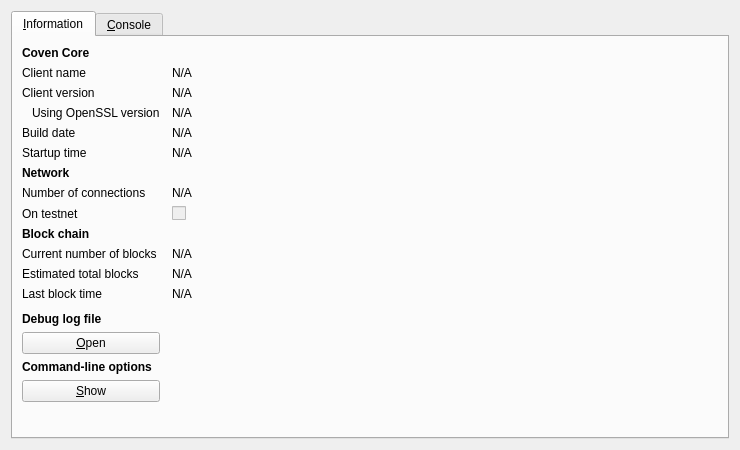
<?xml version="1.0" encoding="UTF-8"?>
<ui version="4.0">
 <class>RPCConsole</class>
 <widget class="QDialog" name="RPCConsole">
  <property name="geometry">
   <rect>
    <x>0</x>
    <y>0</y>
    <width>740</width>
    <height>450</height>
   </rect>
  </property>
  <property name="windowTitle">
   <string>Coven - Debug window</string>
  </property>
  <layout class="QVBoxLayout" name="verticalLayout_2">
   <item>
    <widget class="QTabWidget" name="tabWidget">
     <property name="currentIndex">
      <number>0</number>
     </property>
     <widget class="QWidget" name="tab_info">
      <attribute name="title">
       <string>&amp;Information</string>
      </attribute>
      <layout class="QGridLayout" name="gridLayout" columnstretch="0,1">
       <property name="horizontalSpacing">
        <number>12</number>
       </property>
       <item row="0" column="0">
        <widget class="QLabel" name="label_9">
         <property name="font">
          <font>
           <weight>75</weight>
           <bold>true</bold>
          </font>
         </property>
         <property name="text">
          <string>Coven Core</string>
         </property>
        </widget>
       </item>
       <item row="1" column="0">
        <widget class="QLabel" name="label_5">
         <property name="text">
          <string>Client name</string>
         </property>
        </widget>
       </item>
       <item row="1" column="1">
        <widget class="QLabel" name="clientName">
         <property name="cursor">
          <cursorShape>IBeamCursor</cursorShape>
         </property>
         <property name="text">
          <string>N/A</string>
         </property>
         <property name="textFormat">
          <enum>Qt::PlainText</enum>
         </property>
         <property name="textInteractionFlags">
          <set>Qt::LinksAccessibleByMouse|Qt::TextSelectableByKeyboard|Qt::TextSelectableByMouse</set>
         </property>
        </widget>
       </item>
       <item row="2" column="0">
        <widget class="QLabel" name="label_6">
         <property name="text">
          <string>Client version</string>
         </property>
        </widget>
       </item>
       <item row="2" column="1">
        <widget class="QLabel" name="clientVersion">
         <property name="cursor">
          <cursorShape>IBeamCursor</cursorShape>
         </property>
         <property name="text">
          <string>N/A</string>
         </property>
         <property name="textFormat">
          <enum>Qt::PlainText</enum>
         </property>
         <property name="textInteractionFlags">
          <set>Qt::LinksAccessibleByMouse|Qt::TextSelectableByKeyboard|Qt::TextSelectableByMouse</set>
         </property>
        </widget>
       </item>
       <item row="3" column="0">
        <widget class="QLabel" name="label_14">
         <property name="text">
          <string>Using OpenSSL version</string>
         </property>
         <property name="indent">
          <number>10</number>
         </property>
        </widget>
       </item>
       <item row="3" column="1">
        <widget class="QLabel" name="openSSLVersion">
         <property name="cursor">
          <cursorShape>IBeamCursor</cursorShape>
         </property>
         <property name="text">
          <string>N/A</string>
         </property>
         <property name="textFormat">
          <enum>Qt::PlainText</enum>
         </property>
         <property name="textInteractionFlags">
          <set>Qt::LinksAccessibleByMouse|Qt::TextSelectableByKeyboard|Qt::TextSelectableByMouse</set>
         </property>
        </widget>
       </item>
       <item row="4" column="0">
        <widget class="QLabel" name="label_12">
         <property name="text">
          <string>Build date</string>
         </property>
        </widget>
       </item>
       <item row="4" column="1">
        <widget class="QLabel" name="buildDate">
         <property name="cursor">
          <cursorShape>IBeamCursor</cursorShape>
         </property>
         <property name="text">
          <string>N/A</string>
         </property>
         <property name="textFormat">
          <enum>Qt::PlainText</enum>
         </property>
         <property name="textInteractionFlags">
          <set>Qt::LinksAccessibleByMouse|Qt::TextSelectableByKeyboard|Qt::TextSelectableByMouse</set>
         </property>
        </widget>
       </item>
       <item row="5" column="0">
        <widget class="QLabel" name="label_13">
         <property name="text">
          <string>Startup time</string>
         </property>
        </widget>
       </item>
       <item row="5" column="1">
        <widget class="QLabel" name="startupTime">
         <property name="cursor">
          <cursorShape>IBeamCursor</cursorShape>
         </property>
         <property name="text">
          <string>N/A</string>
         </property>
         <property name="textFormat">
          <enum>Qt::PlainText</enum>
         </property>
         <property name="textInteractionFlags">
          <set>Qt::LinksAccessibleByMouse|Qt::TextSelectableByKeyboard|Qt::TextSelectableByMouse</set>
         </property>
        </widget>
       </item>
       <item row="6" column="0">
        <widget class="QLabel" name="label_11">
         <property name="font">
          <font>
           <weight>75</weight>
           <bold>true</bold>
          </font>
         </property>
         <property name="text">
          <string>Network</string>
         </property>
        </widget>
       </item>
       <item row="7" column="0">
        <widget class="QLabel" name="label_7">
         <property name="text">
          <string>Number of connections</string>
         </property>
        </widget>
       </item>
       <item row="7" column="1">
        <widget class="QLabel" name="numberOfConnections">
         <property name="cursor">
          <cursorShape>IBeamCursor</cursorShape>
         </property>
         <property name="text">
          <string>N/A</string>
         </property>
         <property name="textFormat">
          <enum>Qt::PlainText</enum>
         </property>
         <property name="textInteractionFlags">
          <set>Qt::LinksAccessibleByMouse|Qt::TextSelectableByKeyboard|Qt::TextSelectableByMouse</set>
         </property>
        </widget>
       </item>
       <item row="8" column="0">
        <widget class="QLabel" name="label_8">
         <property name="text">
          <string>On testnet</string>
         </property>
        </widget>
       </item>
       <item row="8" column="1">
        <widget class="QCheckBox" name="isTestNet">
         <property name="enabled">
          <bool>false</bool>
         </property>
         <property name="text">
          <string/>
         </property>
        </widget>
       </item>
       <item row="9" column="0">
        <widget class="QLabel" name="label_10">
         <property name="font">
          <font>
           <weight>75</weight>
           <bold>true</bold>
          </font>
         </property>
         <property name="text">
          <string>Block chain</string>
         </property>
        </widget>
       </item>
       <item row="10" column="0">
        <widget class="QLabel" name="label_3">
         <property name="text">
          <string>Current number of blocks</string>
         </property>
        </widget>
       </item>
       <item row="10" column="1">
        <widget class="QLabel" name="numberOfBlocks">
         <property name="cursor">
          <cursorShape>IBeamCursor</cursorShape>
         </property>
         <property name="text">
          <string>N/A</string>
         </property>
         <property name="textFormat">
          <enum>Qt::PlainText</enum>
         </property>
         <property name="textInteractionFlags">
          <set>Qt::LinksAccessibleByMouse|Qt::TextSelectableByKeyboard|Qt::TextSelectableByMouse</set>
         </property>
        </widget>
       </item>
       <item row="11" column="0">
        <widget class="QLabel" name="label_4">
         <property name="text">
          <string>Estimated total blocks</string>
         </property>
        </widget>
       </item>
       <item row="11" column="1">
        <widget class="QLabel" name="totalBlocks">
         <property name="cursor">
          <cursorShape>IBeamCursor</cursorShape>
         </property>
         <property name="text">
          <string>N/A</string>
         </property>
         <property name="textFormat">
          <enum>Qt::PlainText</enum>
         </property>
         <property name="textInteractionFlags">
          <set>Qt::LinksAccessibleByMouse|Qt::TextSelectableByKeyboard|Qt::TextSelectableByMouse</set>
         </property>
        </widget>
       </item>
       <item row="12" column="0">
        <widget class="QLabel" name="label_2">
         <property name="text">
          <string>Last block time</string>
         </property>
        </widget>
       </item>
       <item row="12" column="1">
        <widget class="QLabel" name="lastBlockTime">
         <property name="cursor">
          <cursorShape>IBeamCursor</cursorShape>
         </property>
         <property name="text">
          <string>N/A</string>
         </property>
         <property name="textFormat">
          <enum>Qt::PlainText</enum>
         </property>
         <property name="textInteractionFlags">
          <set>Qt::LinksAccessibleByMouse|Qt::TextSelectableByKeyboard|Qt::TextSelectableByMouse</set>
         </property>
        </widget>
       </item>
       <item row="13" column="0">
        <spacer name="verticalSpacer_2">
         <property name="orientation">
          <enum>Qt::Vertical</enum>
         </property>
         <property name="sizeHint" stdset="0">
          <size>
           <width>20</width>
           <height>20</height>
          </size>
         </property>
        </spacer>
       </item>
       <item row="14" column="0">
        <widget class="QLabel" name="labelDebugLogfile">
         <property name="font">
          <font>
           <weight>75</weight>
           <bold>true</bold>
          </font>
         </property>
         <property name="text">
          <string>Debug log file</string>
         </property>
        </widget>
       </item>
       <item row="15" column="0">
        <widget class="QPushButton" name="openDebugLogfileButton">
         <property name="toolTip">
          <string>Open the Coven debug log file from the current data directory. This can take a few seconds for large log files.</string>
         </property>
         <property name="text">
          <string>&amp;Open</string>
         </property>
         <property name="autoDefault">
          <bool>false</bool>
         </property>
        </widget>
       </item>
       <item row="16" column="0">
        <widget class="QLabel" name="labelCLOptions">
         <property name="font">
          <font>
           <weight>75</weight>
           <bold>true</bold>
          </font>
         </property>
         <property name="text">
          <string>Command-line options</string>
         </property>
        </widget>
       </item>
       <item row="17" column="0">
        <widget class="QPushButton" name="showCLOptionsButton">
         <property name="toolTip">
          <string>Show the Coven-Qt help message to get a list with possible Coven command-line options.</string>
         </property>
         <property name="text">
          <string>&amp;Show</string>
         </property>
         <property name="autoDefault">
          <bool>false</bool>
         </property>
        </widget>
       </item>
       <item row="18" column="0">
        <spacer name="verticalSpacer">
         <property name="orientation">
          <enum>Qt::Vertical</enum>
         </property>
         <property name="sizeHint" stdset="0">
          <size>
           <width>20</width>
           <height>40</height>
          </size>
         </property>
        </spacer>
       </item>
      </layout>
     </widget>
     <widget class="QWidget" name="tab_console">
      <attribute name="title">
       <string>&amp;Console</string>
      </attribute>
      <layout class="QVBoxLayout" name="verticalLayout_3">
       <property name="spacing">
        <number>3</number>
       </property>
       <item>
        <widget class="QTextEdit" name="messagesWidget">
         <property name="minimumSize">
          <size>
           <width>0</width>
           <height>100</height>
          </size>
         </property>
         <property name="readOnly">
          <bool>true</bool>
         </property>
         <property name="tabKeyNavigation" stdset="0">
          <bool>false</bool>
         </property>
         <property name="columnCount" stdset="0">
          <number>2</number>
         </property>
        </widget>
       </item>
       <item>
        <layout class="QHBoxLayout" name="horizontalLayout">
         <property name="spacing">
          <number>3</number>
         </property>
         <item>
          <widget class="QLabel" name="label">
           <property name="text">
            <string notr="true">&gt;</string>
           </property>
          </widget>
         </item>
         <item>
          <widget class="QLineEdit" name="lineEdit"/>
         </item>
         <item>
          <widget class="QPushButton" name="clearButton">
           <property name="maximumSize">
            <size>
             <width>24</width>
             <height>24</height>
            </size>
           </property>
           <property name="toolTip">
            <string>Clear console</string>
           </property>
           <property name="text">
            <string/>
           </property>
           <property name="icon">
            <iconset resource="../bitcoin.qrc">
             <normaloff>:/icons/remove</normaloff>:/icons/remove</iconset>
           </property>
           <property name="shortcut">
            <string notr="true">Ctrl+L</string>
           </property>
           <property name="autoDefault">
            <bool>false</bool>
           </property>
          </widget>
         </item>
        </layout>
       </item>
      </layout>
     </widget>
    </widget>
   </item>
  </layout>
 </widget>
 <resources>
  <include location="../bitcoin.qrc"/>
 </resources>
 <connections/>
</ui>
